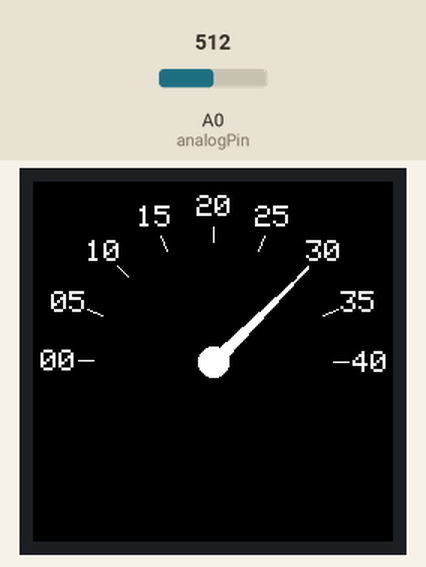
This sketch was run on a simulated Arduino Uno, built with avr-gcc and run on an emulated ATmega328P. Shown: 240×240 colour display. The test bench sets the inputs (shaded band); at power-on: A0 (analogPin) = 512. What the sketch prints to the serial monitor is not drawn.

Above: at 2.4 s.
2.5 s: A0 (analogPin) set to 547
At 3.7 s:
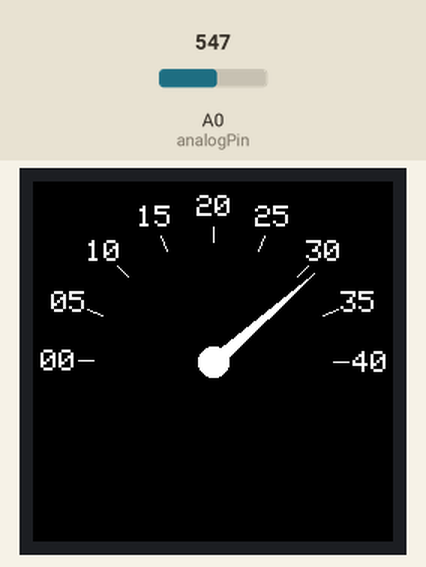
4.0 s: A0 (analogPin) set to 775
At 5.2 s:
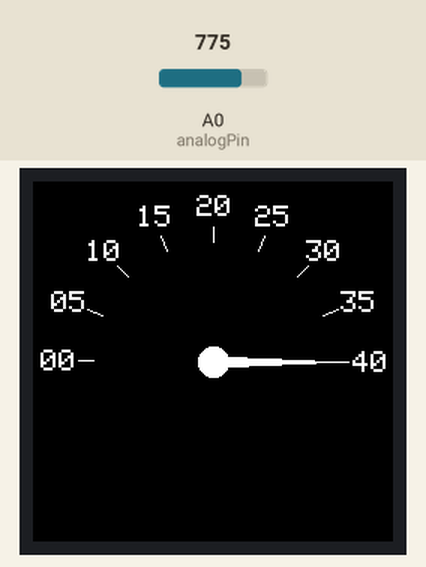
5.5 s: A0 (analogPin) set to 799
At 6.4 s:
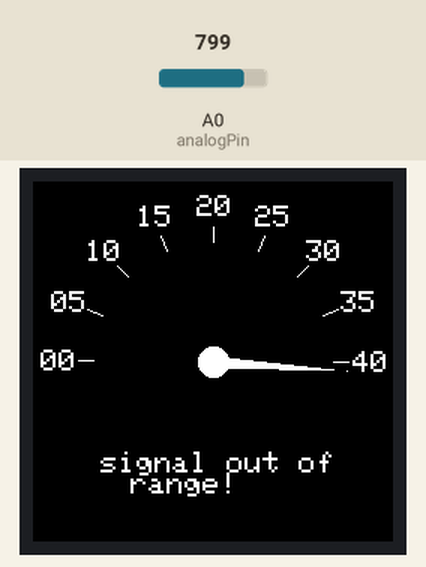
Timing chart, 0 to 8.5 s (numbered marks = the images above; inputs shaded):
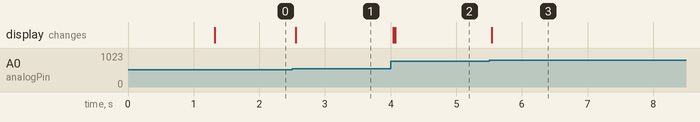

Measured:
- the behaviour switches between 532 and 533 on A0 (analogPin) (found by bisection; images 0 and 1)
- the behaviour switches between 785 and 786 on A0 (analogPin) (found by bisection; images 2 and 3)
- after the input at 2.5 s, the display: changes after 0.06 s (image 1)
- after the input at 4.0 s, the display: first changes at once (image 2 shows a later state)
- after the input at 5.5 s, the display: changes at once (image 3)

The sketch:

ArduGauge_Base_Display.ino
```cpp
/*
30/07/2022 - D Barker adapted the adafruit_GC9A01A example code for use with the 1.28inch round LCD
17/02/2023 - Added alternative face design. Utilising triangle to make a dial 'hand'.
https://www.waveshare.com/wiki/1.28inch_LCD_Module#Demo_Codes

I use this code to develop the example code into a 'gauge' style readout.
The purpose is to develop an arduino based gauge, 'ArduGauge', for use in a car

-----Info-------
For performance, the gauge is displayed as a sweeping arc. The  sweepingarc is constructed of multiple segments, each created using  'fillTriangle' function

-----How To Setup-------
1. Define the min/max values of the guage face
2. Define the minimum and maximum for signal range. e.g. 10 - 50 degrees.
3. Define the analogue levels which correspond to the max and min values.

-----Notes-------
For best performance, ensure the following:
1. Ensure min and max gauge imits are outside expected signal input range
2. Gauge divisions should be divisible by the gauge range. e.g. gauge 0 to 80 should have 8 divisions.
3. maxSegNo should be divisible by the arcSpan to prevent rounding errors. e.g. a 180 degree span should be split into 90 segments.

display bitmaps

display a boot screen. display 'ArduGauge' and code build version

*/
#define CodeVersion "Dev"   //Version of the code

#include "SPI.h"
#include "Adafruit_GFX.h"
#include "Adafruit_GC9A01A.h"

#define TFT_DC 8
#define TFT_CS 9

//Hardware SPI
Adafruit_GC9A01A tft(TFT_CS, TFT_DC);

//Declare other pins
const int analogPin = A0;

//User Cofnig
char dataType[] = {'T', 'e', 's', 't'};   //The measurment which is being displayed. E.g. pressure, temperature...
int xcen = 120;     //Disiplay centre in pixels.
int ycen = 120;     //Display centre in pixels.

//Gauge Settings
int sigInMin = 10;    //The min value of whatever parameter is incoming via the analog pin.
int sigInMax = 50;    //The max value of whatever parameter is incoming via the analog pin.
int gaugeMin = 0;   //Min value of gauge. should be smaller than min expected input
int gaugeMax = 40;   //Max value on the gauge. Shuld be greater than max expected input
int divisions = 8;  //Number of division around circumference. NOTE: this should be divisible by the gauge range. e.g gauge 0 to 80 should have 8 divisions. Number of lines = divisions + 1.

//Arc settings
const int arcStart = -180;   //start of the arc in degrees
const int arcEnd = 0;   //end of the arc in degrees
int maxSegNo = 90;    //Max number of segments divided by arcSpan gives the segment size. More segs gives finer resolution but takes longer to sweep

unsigned long avg = 0;
int readings = 100;  //Number of readings for averaging cycle

//Other variables
int rawVal;   //Raw analog reading for incoming signal
int inputVal;    //The averaged value for incoming signal
int mappedInputSig;   //Input signal mapped to required range for whatever is being measured
int oldVal;

int arcSpan = arcEnd - arcStart;    //Angle which the arc will span
int segSize = arcSpan/maxSegNo;   //Size of each segment in the arc
float leadingEdgeAngle;   //Calculated angle of the leading edge of the arc
float lastAngle = 0;    //What the angle was when the arc was last updated
int newSegCount;    //number of segs which should be displayed
int oldSegCount = 0;   //Number of segs when the arc was last updated

void setup() {
  Serial.begin(115200);
  Serial.println("GC9A01A Test!");

  tft.begin();
  tft.setRotation(0);
  tft.fillScreen(GC9A01A_BLACK);  //clear screen on startup

  startupScreen();    //Function displays startup info

  drawFace();     //Fucntion to draw static face features on the screen
}

void loop(void)
{
  //Take multiple analog readings to get average
  for(int i = 0; i < readings; i++)
  {
    rawVal = analogRead(analogPin); //Read analog pin
    avg = avg+rawVal;   //Add it to running total
  }

  avg = avg/readings;  //divide by number of readings to get actual average

  mappedInputSig = map(avg, 0, 1023, sigInMin, sigInMax);   //Map analog value to specified range for expected signal input

  //Check if the input signal is outside gauge range
  if (mappedInputSig > gaugeMax || mappedInputSig < gaugeMin){
    OoRWarning(true);   //Display the out of range warning
  }
  else{  //clear the warning
    OoRWarning(false);   //Clear the out of range warning
  }

  //calculate the number of arc segments needed to fill the arc up to the required angle
  newSegCount = (leadingEdgeAngle - arcStart)/segSize;   //Use angle of filled arc to calculate number of segemnts needed
  newSegCount = newSegCount + 1;  //add one to offset position. Even when gauge reads '0' there is always 1 seg shown

  //Find angle of leading edge of arc
  int oldAngle = leadingEdgeAngle;  //store old angle so we can clear it later
  leadingEdgeAngle = map(mappedInputSig, gaugeMin, gaugeMax, arcStart, arcEnd);  //Get the angle of arc leading edge
  //leadingEdgeMarker(oldAngle, leadingEdgeAngle);    //Function to dispay marker at leading edge of arc (helps for debugging)

  //Only update dial if the angle has changed
  if(leadingEdgeAngle != oldAngle)
  {
     unsigned long Tstart = micros();

   updateDial(oldAngle, leadingEdgeAngle); //Function to update dial
   Serial.print(micros() - Tstart); Serial.print("   ");
   drawFace();
   Serial.println(micros() - Tstart);
  }

//Uncomment below to do a 'sweeping arc'
//  if (newSegCount > oldSegCount)  //If new number of segs is greater than what is displayed then...
//  {
//    drawArc(oldSegCount, 120, 120, 20, GC9A01A_BLUE);   //Print another segment to increase arc
//    oldSegCount++;  //increment by one, then itll loop through incrementing until target is reached
//    //Serial.println("Increased arc");
//  }
//  else if (newSegCount < oldSegCount)  //If new number of segs is less than what is displayed then...
//  {
//    drawArc(oldSegCount - 1, 120, 120, 20, GC9A01A_BLACK);    //Delete the last segment to decrease arc
//    oldSegCount--;  //decrement by one, then itll loop through decrementing until target is reached
//    //Serial.println("Reduced arc");
//  }
//  else    //If the new number of arc segs is the same as what is displayed then...
//  {
//    //Serial.println("No change to arc");
//  }

  //Check if displayed value needs updating
//  if(mappedInputSig != oldVal)
//  {
//    printVal(mappedInputSig, oldVal);    //Erase old value and print new
//    oldVal = mappedInputSig;   //Update 'old' value
//    //Serial.println("value updated");
//  }

  //delay(100); //wait before re-checking
}


//Function to print dial at new angle
int updateDial(int oldAngle, int newAngle)
{
  int rad = 90;  //radius of arc sweep by dial hand
  int wth = 10; //width of triangle making the dial hand

  //Calculate coords of old triangle
//  float sx = cos((oldAngle)*  3.141 / 180);
//  float sy = sin((oldAngle)*  3.141 / 180);
  int x0 = cos((oldAngle - 90)*  3.141 / 180) * (wth/2);
  int y0 = sin((oldAngle - 90)*  3.141 / 180) * (wth/2);
  int x1 = -x0; //cos((90 + oldAngle)*  3.141 / 180) * (wth/2);
  int y1 = -y0; //sin((90 - oldAngle)*  3.141 / 180) * (wth/2);
  int x2 = cos((oldAngle)*  3.141 / 180) * (rad);
  int y2 = sin((oldAngle)*  3.141 / 180) * (rad);

//Serial.print(x0); Serial.print("   ");Serial.print(y0); Serial.print("   ");Serial.print(x1); Serial.print("   ");Serial.println(y1);

  //Overwrite the old dial in black
  tft.fillTriangle(x0 + xcen, y0 + ycen, x1 + xcen, y1 + ycen, x2 + xcen, y2 + ycen, GC9A01A_BLACK);

  //Reprint the dial center dot
  tft.fillCircle(xcen, ycen, 10, GC9A01A_WHITE);

  //calculate new triangle coords for new position
  x0 = cos((newAngle - 90)*  3.141 / 180) * (wth/2);
  y0 = sin((newAngle - 90)*  3.141 / 180) * (wth/2);
  x1 = -x0; //cos((90 + newAngle)*  3.141 / 180) * (wth/2);
  y1 = -y0; //sin((90 - newAngle)*  3.141 / 180) * (wth/2);
  x2 = cos((newAngle)*  3.141 / 180) * (rad);
  y2 = sin((newAngle)*  3.141 / 180) * (rad);

  tft.fillTriangle(x0+ xcen, y0+ ycen, x1+ xcen, y1+ ycen, x2+ xcen, y2+ ycen, GC9A01A_WHITE);

  //Serial.println(newAngle);
}


// #########################################################################
// Draw a circular or elliptical arc with a defined thickness
// #########################################################################
//
// x,y == coords of centre of arc
// start_angle = 0 - 359
// seg_count = number segments to draw
// rx = x axis radius
// ry = y axis radius
// w  = width of arc in pixels
// colour = 16 bit colour value
//Arduino forum help with this arc. https://forum.arduino.cc/t/adafruit_gfx-fillarc/397741/6
int drawArc(int start_pos, int rx, int ry, int w, unsigned int colour)
{
    //Calculate pair of coordinates for segment leading edge
    float sx = cos((start_pos*segSize + arcStart)*  3.141 / 180);
    float sy = sin((start_pos*segSize + arcStart)*  3.141 / 180);
    int x0 = sx * (rx - w) + xcen;
    int y0 = sy * (ry - w) + ycen;
    int x1 = sx * rx + xcen;
    int y1 = sy * ry + ycen;

    // Calculate pair of coordinates for segment trailing edge
    float sx2 = cos((start_pos*segSize-segSize + arcStart)*  3.141 / 180);
    float sy2 = sin((start_pos*segSize-segSize + arcStart)*  3.141 / 180);
    int x2 = sx2 * (rx - w) + xcen;
    int y2 = sy2 * (ry - w) + ycen;
    int x3 = sx2 * rx + xcen;
    int y3 = sy2 * ry + ycen;

    //Draw two triangles which make up the segment
    tft.fillTriangle(x0, y0, x1, y1, x2, y2, colour);
    tft.fillTriangle(x1, y1, x2, y2, x3, y3, colour);
}

//Print value in centre of display.
int printVal(int a, int b)
{
  tft.setCursor(80, 100);
  tft.setTextSize(6);

  //Print old text in black to cover it over
  tft.setTextColor(GC9A01A_BLACK);
  if (b < 10) tft.print("0"); //Clear the leading zero for single digits
  tft.print(b);

  //Print the new text in white
  tft.setCursor(80, 100);
  tft.setTextColor(GC9A01A_WHITE);
  if (a < 10) tft.print("0"); //Print leading zero for single digits
  tft.print(a);
}

int leadingEdgeMarker(int oldAngle, int newAngle)
{
  int lineLen = 20;   //Line lenght (in pixels)
  int rad = 120;  //Radius which marker is drawn

  //Calculate start and end coords of old line
  float sx = cos((oldAngle)*  3.141 / 180);
  float sy = sin((oldAngle)*  3.141 / 180);
  int x0 = sx * (rad - lineLen) + xcen;
  int y0 = sy * (rad - lineLen) + ycen;
  int x1 = sx * rad + xcen;
  int y1 = sy * rad + ycen;

  //Draw the line
  tft.drawLine(x0, y0, x1, y1, GC9A01A_BLACK);

  //Calculate start and end coords of new line
  sx = cos((newAngle)*  3.141 / 180);
  sy = sin((newAngle)*  3.141 / 180);
  x0 = sx * (rad - lineLen) + xcen;
  y0 = sy * (rad - lineLen) + ycen;
  x1 = sx * rad + xcen;
  y1 = sy * rad + ycen;

  //Draw the line
  tft.drawLine(x0, y0, x1, y1, GC9A01A_WHITE);

}

//Fucntion draws static features of the gauge face
//1. Lines around circumference of the dial face
//2. Numbers for each division around the face
//3. Parameter type as static text, e.g. 'Temperature'
int drawFace()
{
  float interval = (float)arcSpan/divisions;   //Calculate angle interval between each line. Use floats to prevent rounding error.
  float increments = (gaugeMax - gaugeMin)/float(divisions);  //calculate the increment value for displayed digits
  int lineLen = 10;   //Line lenght (in pixels)
  int rad1 = 80;  //Radius which lines are drawn on
  int rad2 = 114;  //Radius which numbers are drawn on

  //Loop through and draw lines around circumference
  for(int i = 0; i < (divisions + 1); i++)
  {
    //Calculate start and end coords of line
    float sx = cos((interval*i + arcStart)*  3.141 / 180);
    float sy = sin((interval*i + arcStart)*  3.141 / 180);
    int x0 = sx * (rad1 + lineLen) + xcen;
    int y0 = sy * (rad1 + lineLen) + ycen;
    int x1 = sx * rad1 + xcen;
    int y1 = sy * rad1 + ycen;

    //Draw the line
    tft.drawLine(x0, y0, x1, y1, GC9A01A_WHITE);

    //Serial.print("Line angle: "); Serial.println(interval*i);
  }

  //Now print number corresponding to line divisions
  //The numbers are printed in an off-centre arc to align the cursor with the line

  for(int i = 0; i < (divisions + 1); i++)
  {
    int digit = gaugeMin + (i*increments);   //Calculate the digit which is to be displayed at this position

    //Calculate cursor positions
    float sx = cos((interval*i + arcStart)*  3.141 / 180);
    float sy = sin((interval*i + arcStart)*  3.141 / 180);
    int x = sx * (rad2 - lineLen) + xcen - 11;  //Offset arc due to cursor always at start of number
    int y = sy * (rad2 - lineLen) + ycen - 7;   //Offset arc due to cursor always at start of number

    tft.setCursor(x, y);
    tft.setTextSize(2);
    tft.setTextColor(GC9A01A_WHITE);

    //Check if a leading zero is needed
    if(digit < 10 && digit >= 0){
      tft.print("0");tft.print(digit);  //Add leading zero if +ve single digit
    }
    else if(digit < 0 && digit > -10) {
      tft.print("-0");tft.print(digit*-1);  //Add leading zero with negative if -ve single digit
    }
    else {
      tft.print(digit);
    }

  }

  //Print static text
//  tft.setCursor(35, 160);
//  tft.setTextSize(3);
//  tft.setTextColor(GC9A01A_WHITE);
//  tft.print(dataType);

}

int startupScreen()
{
  tft.setTextSize(2);
  tft.setTextColor(GC9A01A_WHITE);
  tft.setCursor(55, 80);
  tft.println("ArduGauge");
  tft.setCursor(45, 100);
  tft.print("Version: "); tft.print(CodeVersion);

  delay(1000);    //Display startup screen for specified time
  tft.fillScreen(GC9A01A_BLACK);  //clear screen before proceeding
}

int OoRWarning(int state){   //Display the out of range warning

 //First decide if we are displaying (white) or clearing an old warning (black)
  if (state == true){
    tft.setTextColor(GC9A01A_WHITE);
  }
  else{
    tft.setTextColor(GC9A01A_BLACK);
  }

  tft.setCursor(45, 180);
  tft.setTextSize(2);
  tft.println("signal out of");
  tft.setCursor(65, 180+14);
  tft.print("range!");
}
```
